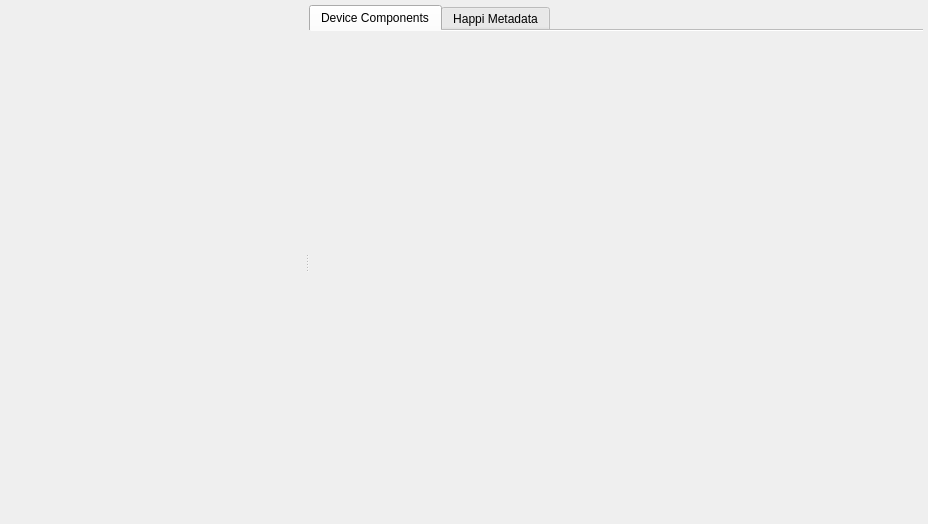
<?xml version="1.0" encoding="UTF-8"?>
<ui version="4.0">
 <class>Form</class>
 <widget class="QWidget" name="Form">
  <property name="geometry">
   <rect>
    <x>0</x>
    <y>0</y>
    <width>928</width>
    <height>524</height>
   </rect>
  </property>
  <property name="windowTitle">
   <string>Happi Item and Ophyd Component Selection</string>
  </property>
  <layout class="QHBoxLayout" name="horizontalLayout_3">
   <property name="leftMargin">
    <number>5</number>
   </property>
   <property name="topMargin">
    <number>5</number>
   </property>
   <property name="rightMargin">
    <number>5</number>
   </property>
   <property name="bottomMargin">
    <number>5</number>
   </property>
   <item>
    <widget class="QSplitter" name="splitter">
     <property name="orientation">
      <enum>Qt::Horizontal</enum>
     </property>
     <widget class="HappiSearchWidget" name="item_search_widget" native="true">
      <property name="sizePolicy">
       <sizepolicy hsizetype="MinimumExpanding" vsizetype="MinimumExpanding">
        <horstretch>0</horstretch>
        <verstretch>0</verstretch>
       </sizepolicy>
      </property>
      <property name="maximumSize">
       <size>
        <width>300</width>
        <height>16777215</height>
       </size>
      </property>
     </widget>
     <widget class="QTabWidget" name="device_tab_widget">
      <property name="tabPosition">
       <enum>QTabWidget::North</enum>
      </property>
      <property name="currentIndex">
       <number>0</number>
      </property>
      <property name="documentMode">
       <bool>true</bool>
      </property>
      <widget class="QWidget" name="components_tab">
       <attribute name="title">
        <string>Device Components</string>
       </attribute>
       <layout class="QHBoxLayout" name="horizontalLayout">
        <property name="leftMargin">
         <number>10</number>
        </property>
        <property name="topMargin">
         <number>10</number>
        </property>
        <property name="rightMargin">
         <number>10</number>
        </property>
        <property name="bottomMargin">
         <number>10</number>
        </property>
        <item>
         <widget class="OphydDeviceTableWidget" name="device_widget"/>
        </item>
       </layout>
      </widget>
      <widget class="QWidget" name="metadata_tab">
       <attribute name="title">
        <string>Happi Metadata</string>
       </attribute>
       <layout class="QHBoxLayout" name="horizontalLayout_2">
        <property name="leftMargin">
         <number>10</number>
        </property>
        <property name="topMargin">
         <number>10</number>
        </property>
        <property name="rightMargin">
         <number>10</number>
        </property>
        <property name="bottomMargin">
         <number>10</number>
        </property>
        <item>
         <widget class="HappiItemMetadataView" name="metadata_widget" native="true"/>
        </item>
       </layout>
      </widget>
     </widget>
    </widget>
   </item>
  </layout>
 </widget>
 <customwidgets>
  <customwidget>
   <class>HappiSearchWidget</class>
   <extends>QWidget</extends>
   <header>atef.widgets.happi</header>
   <container>1</container>
  </customwidget>
  <customwidget>
   <class>OphydDeviceTableWidget</class>
   <extends>QFrame</extends>
   <header>atef.widgets.ophyd</header>
   <container>1</container>
  </customwidget>
  <customwidget>
   <class>HappiItemMetadataView</class>
   <extends>QWidget</extends>
   <header>atef.widgets.happi</header>
   <container>1</container>
  </customwidget>
 </customwidgets>
 <resources/>
 <connections/>
</ui>
